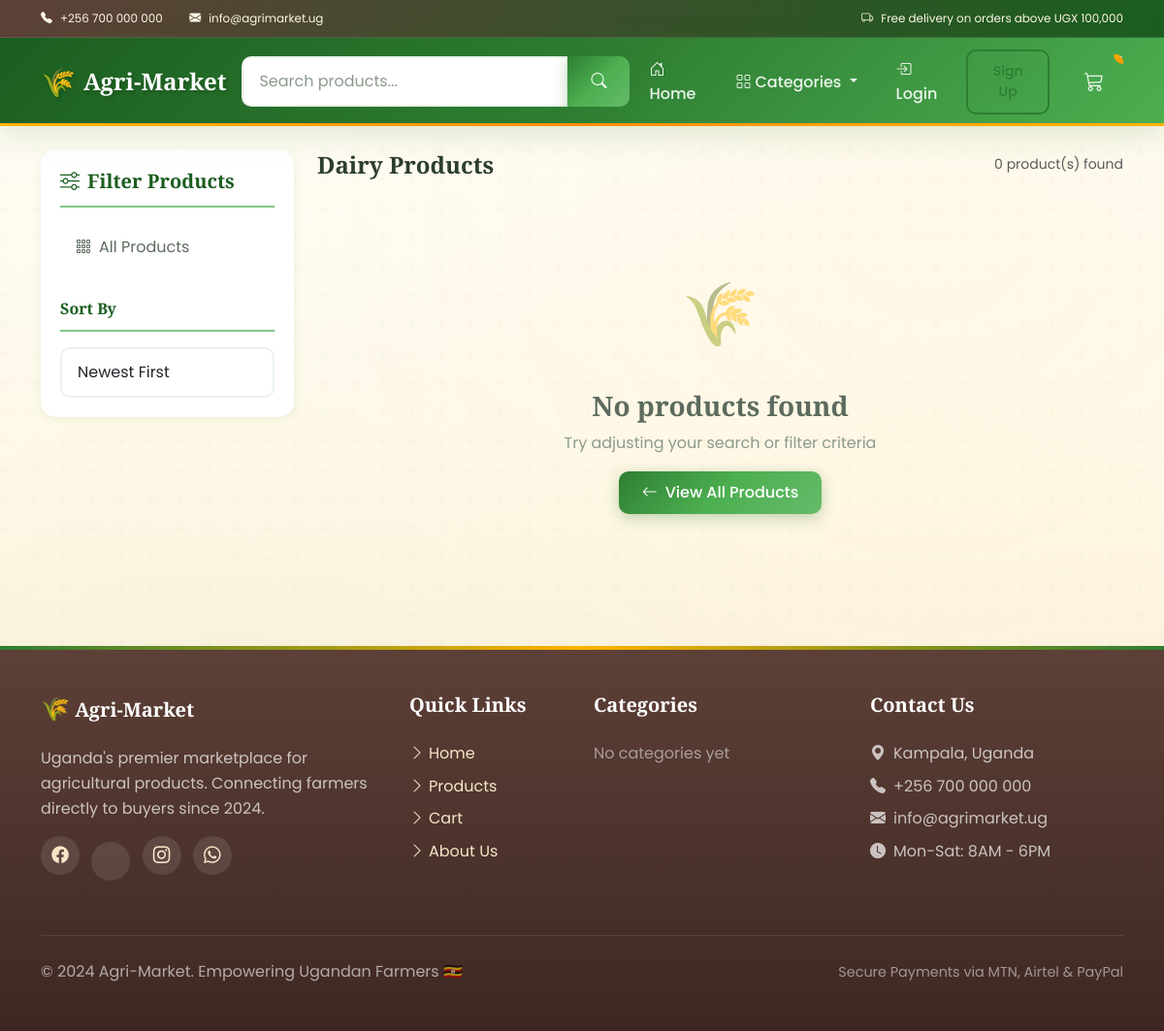
The page /?category=dairy on the database as committed earlier.
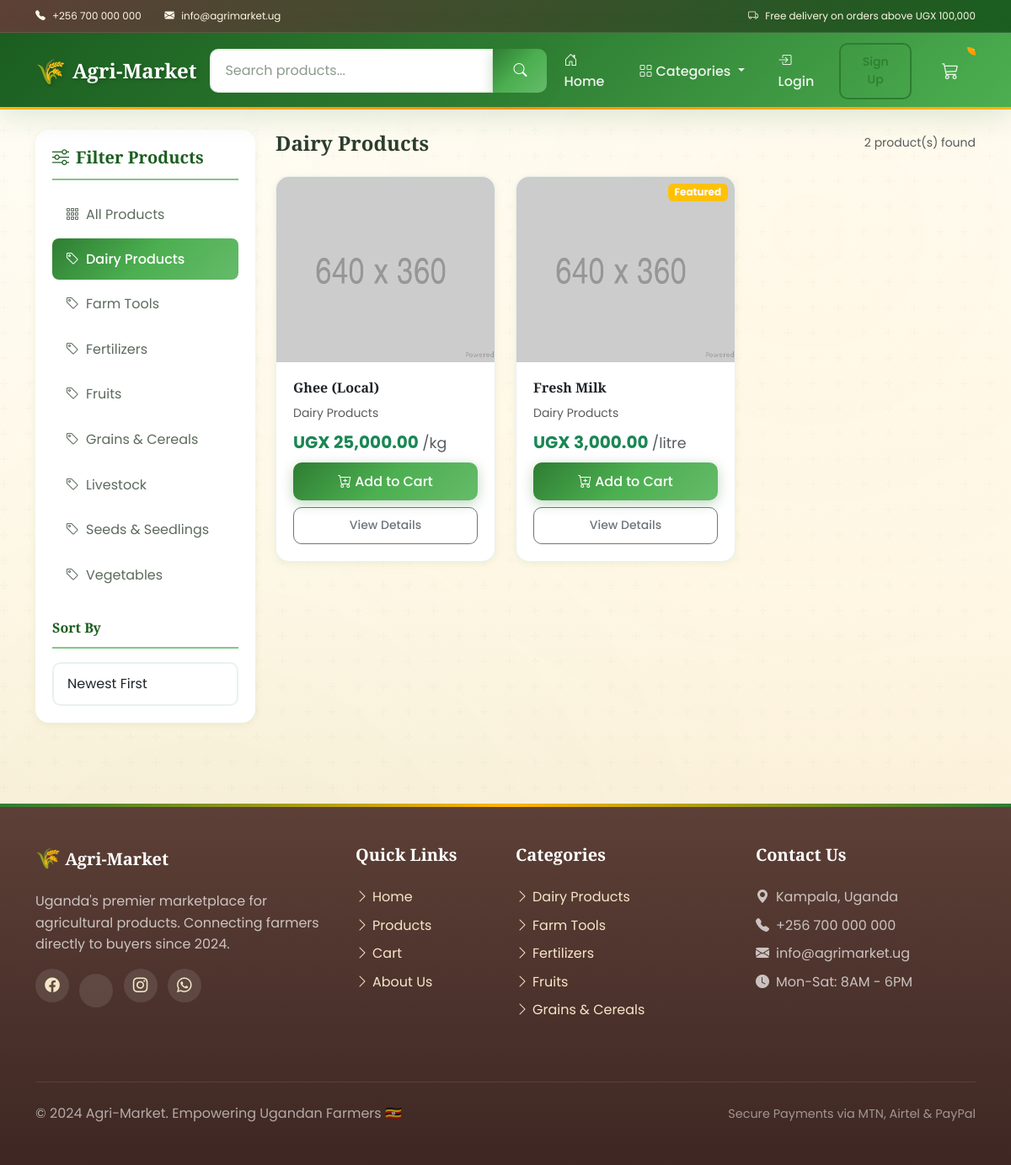
The same page on the database as committed later.
### store/models.py (models this page shows, shortened)
class Category(models.Model):
    name = models.CharField(max_length=200)
    slug = models.SlugField(max_length=200, unique=True)
    description = models.TextField(blank=True)
    image = models.ImageField(upload_to='categories/', null=True, blank=True)
    is_active = models.BooleanField(default=True)
    created_at = models.DateTimeField(auto_now_add=True)
    updated_at = models.DateTimeField(auto_now=True)
    class Meta:
        verbose_name_plural = 'Categories'
        ordering = ['name']

class Product(models.Model):
    UNIT_CHOICES = [
        ('kg', 'Kilogram'),
        ('g', 'Gram'),
        ('piece', 'Piece'),
        ('bunch', 'Bunch'),
        ('bag', 'Bag (50kg)'),
        ('crate', 'Crate'),
        ('litre', 'Litre'),
        ('dozen', 'Dozen'),
    ]
    name = models.CharField(max_length=200)
    slug = models.SlugField(max_length=200, unique=True, blank=True)
    category = models.ForeignKey(Category, on_delete=models.SET_NULL, null=True, blank=True, related_name='products')
    description = models.TextField(blank=True)
    price = models.DecimalField(max_digits=12, decimal_places=2)
    unit = models.CharField(max_length=20, choices=UNIT_CHOICES, default='kg')
    stock = models.PositiveIntegerField(default=0)
    digital = models.BooleanField(default=False, help_text='Is this a digital product (no shipping needed)?')
    image = models.ImageField(upload_to='products/', null=True, blank=True)
    seller = models.ForeignKey(Customer, on_delete=models.SET_NULL, null=True, blank=True, related_name='products')
    is_active = models.BooleanField(default=True)
    is_featured = models.BooleanField(default=False)
    created_at = models.DateTimeField(auto_now_add=True)
    updated_at = models.DateTimeField(auto_now=True)
    class Meta:
        ordering = ['-created_at']
    @property
    def imageURL(self):
        try:
            url = self.image.url
        except:
            url = '/static/images/placeholder.png'
        return url
    @property
    def in_stock(self):
        return self.stock > 0

### store/views.py (the view)
# urls.py: path('', include('store.urls')),
def store(request):
    data = cartData(request)
    cartItems = data['cartItems']
    category_slug = request.GET.get('category')
    search_query = request.GET.get('q')
    sort_by = request.GET.get('sort', 'newest')
    products = Product.objects.filter(is_active=True)
    if category_slug:
        products = products.filter(category__slug=category_slug)
    if search_query:
        products = products.filter(
            Q(name__icontains=search_query) |
            Q(description__icontains=search_query) |
            Q(category__name__icontains=search_query)
        )
    if sort_by == 'price_low':
        products = products.order_by('price')
    elif sort_by == 'price_high':
        products = products.order_by('-price')
    elif sort_by == 'name':
        products = products.order_by('name')
    else:  # newest
        products = products.order_by('-created_at')
    paginator = Paginator(products, 12)  # 12 products per page
    page_number = request.GET.get('page')
    products = paginator.get_page(page_number)
    categories = Category.objects.filter(is_active=True)
    featured_products = Product.objects.filter(is_active=True, is_featured=True)[:4]
    context = {
        "products": products,
        "categories": categories,
        "featured_products": featured_products,
        "cartItems": cartItems,
        "current_category": category_slug,
        "search_query": search_query,
        "sort_by": sort_by,
    }
    return render(request, "store/store.html", context)

### store/context_processors.py (called while the page is built)
def cart_data(request):
    data = cartData(request)
    return {
        'cartItems': data['cartItems'],
    }

def categories(request):
    return {
        'all_categories': Category.objects.filter(is_active=True),
    }

### store/utils.py (called while the page is built, shortened)
def cookieCart(request):
    try:
        cart = json.loads(request.COOKIES.get('cart', '{}'))
    except (json.JSONDecodeError, TypeError):
        cart = {}
    items = []
    order = {
        'get_cart_total': Decimal('0'),
        'get_cart_items': 0,
        'requires_shipping': False
    }
    cartItems = 0
    return {
        'cartItems': cartItems,
        'order': order,
        'items': items
    }

### store/templates/store/store.html (shortened to what this page needs)
{% extends 'store/main.html' %}
{% load static %}
{% load humanize %}
{% block content %}
<div class="row">
    <div class="col-lg-3 mb-4">
        <div class="category-filter sticky-top" style="top: 100px;">
            <h5><i class="bi bi-sliders me-2"></i>Filter Products</h5>
                <div class="list-group list-group-flush mb-4">
                    <a href="{% url 'store' %}"
                       class="list-group-item list-group-item-action {% if not current_category %}active{% endif %}">
                        <i class="bi bi-grid-3x3-gap me-2"></i>All Products
                    </a>
                    {% for category in categories %}
                    <a href="{% url 'store' %}?category={{ category.slug }}"
                       class="list-group-item list-group-item-action {% if current_category == category.slug %}active{% endif %}">
                        <i class="bi bi-tag me-2"></i>{{ category.name }}
                    </a>
                    {% endfor %}
                </div>
                <h6 class="mb-3" style="color: var(--agri-green-dark); border-bottom: 2px solid var(--agri-green-lighter); padding-bottom: 0.75rem;">Sort By</h6>
                <select class="form-select" id="sort-select" onchange="applySorting()">
                    <option value="newest" {% if sort_by == 'newest' %}selected{% endif %}>Newest First</option>
                </select>
            </div>
        </div>
    <div class="col-lg-9">
        <div class="d-flex justify-content-between align-items-center mb-4">
            <h4 class="mb-0">
                {% if current_category %}
                    {{ current_category|title }} Products
                {% else %}
                    All Products
                {% endif %}
            </h4>
            <small class="text-muted">{{ products.paginator.count }} product(s) found</small>
        </div>
        {% if products %}
        <div class="row stagger-children">
            {% for product in products %}
            <div class="col-md-6 col-lg-4 mb-4">
                <div class="card h-100 shadow-sm product-card">
                    <div class="position-relative">
                        <a href="{% url 'product_detail' product.slug %}">
                            <img src="{{ product.imageURL }}" class="card-img-top product-image" alt="{{ product.name }}">
                        </a>
                        {% if product.is_featured %}
                        <span class="badge bg-warning position-absolute top-0 end-0 m-2">Featured</span>
                        {% endif %}
                    </div>
                    <div class="card-body d-flex flex-column">
                        <div class="d-flex justify-content-between align-items-start mb-2">
                            <h6 class="card-title mb-0">
                                <a href="{% url 'product_detail' product.slug %}" class="text-decoration-none text-dark">
                                    {{ product.name }}
                                </a>
                            </h6>
                        </div>
                        {% if product.category %}
                        <small class="text-muted mb-2">{{ product.category.name }}</small>
                        {% endif %}
                        <p class="card-text text-success fw-bold fs-5 mt-auto mb-2">
                            UGX {{ product.price|intcomma }}
                            <small class="text-muted fw-normal">/{{ product.unit }}</small>
                        </p>
                        <div class="d-grid gap-2">
                            <button data-product="{{ product.id }}" data-action="add"
                                    class="btn btn-success update-cart {% if not product.in_stock %}disabled{% endif %}">
                                <i class="bi bi-cart-plus me-1"></i>Add to Cart
                            </button>
                            <a href="{% url 'product_detail' product.slug %}" class="btn btn-outline-secondary btn-sm">
                                View Details
                            </a>
                        </div>
                    </div>
                </div>
            </div>
            {% endfor %}
        </div>
        {% else %}
        <div class="empty-state">
            <div class="empty-state-icon">🌾</div>
            <h3>No products found</h3>
            <p>Try adjusting your search or filter criteria</p>
            <a href="{% url 'store' %}" class="btn btn-success"><i class="bi bi-arrow-left me-2"></i>View All Products</a>
        </div>
        {% endif %}
    </div>
</div>
{% endblock content %}

### store/templates/store/main.html (shortened to what this page needs)
<!DOCTYPE html>
{% load static %}
{% load humanize %}
<html lang="en">
<head>
  <link href="https://cdn.jsdelivr.net/npm/bootstrap@5.3.0/dist/css/bootstrap.min.css" rel="stylesheet">
  <link rel="stylesheet" href="https://cdn.jsdelivr.net/npm/bootstrap-icons@1.10.0/font/bootstrap-icons.css">
  <link rel="stylesheet" href="{% static 'css/main.css' %}">
</head>
<body>
  <div class="top-bar d-none d-md-block">
    <div class="container">
      <div class="row align-items-center">
        <div class="col-md-6">
          <small><i class="bi bi-telephone-fill me-2"></i>+256 700 000 000</small>
          <small class="ms-4"><i class="bi bi-envelope-fill me-2"></i>info@agrimarket.ug</small>
        </div>
        <div class="col-md-6 text-end">
          <small><i class="bi bi-truck me-2"></i>Free delivery on orders above UGX 100,000</small>
        </div>
      </div>
    </div>
  </div>
  <nav class="navbar navbar-expand-lg navbar-dark sticky-top">
    <div class="container">
      <a class="navbar-brand" href="{% url 'store' %}">
        Agri-Market
      </a>
      <div class="collapse navbar-collapse" id="navbarMain">
        <form class="d-flex mx-auto my-2 my-lg-0" action="{% url 'store' %}" method="GET" style="max-width: 400px; width: 100%;">
          <div class="input-group">
            <input class="form-control" type="search" name="q" placeholder="Search products..."
                   value="{{ search_query|default:'' }}" aria-label="Search">
            <button class="btn btn-success" type="submit">
              <i class="bi bi-search"></i>
            </button>
          </div>
        </form>
        <ul class="navbar-nav ms-auto align-items-center">
          <li class="nav-item">
            <a class="nav-link" href="{% url 'store' %}"><i class="bi bi-house-door me-1"></i>Home</a>
          </li>
          <li class="nav-item dropdown">
            <a class="nav-link dropdown-toggle" href="#" id="categoriesDropdown" role="button"
               data-bs-toggle="dropdown" aria-expanded="false">
              <i class="bi bi-grid me-1"></i>Categories
            </a>
          </li>
          {% if user.is_authenticated %}
          <li class="nav-item dropdown">
            <a class="nav-link dropdown-toggle" href="#" id="userDropdown" role="button"
               data-bs-toggle="dropdown" aria-expanded="false">
              <i class="bi bi-person-circle me-1"></i>{{ user.username }}
            </a>
            <ul class="dropdown-menu dropdown-menu-end" aria-labelledby="userDropdown">
              <li><a class="dropdown-item" href="{% url 'profile' %}"><i class="bi bi-person me-2"></i>My Profile</a></li>
              <li><a class="dropdown-item" href="{% url 'wishlist' %}"><i class="bi bi-heart me-2"></i>Wishlist</a></li>
              <li><hr class="dropdown-divider"></li>
              <li><a class="dropdown-item text-danger" href="{% url 'logout' %}"><i class="bi bi-box-arrow-right me-2"></i>Logout</a></li>
            </ul>
          </li>
          {% else %}
          <li class="nav-item">
            <a class="nav-link" href="{% url 'login' %}"><i class="bi bi-box-arrow-in-right me-1"></i>Login</a>
          </li>
          <li class="nav-item">
            <a class="btn btn-outline-success btn-sm ms-2" href="{% url 'register' %}">Sign Up</a>
          </li>
          {% endif %}
          <li class="nav-item ms-3">
            <a class="nav-link position-relative" href="{% url 'cart' %}">
              <i class="bi bi-cart3 fs-5"></i>
              <span class="position-absolute top-0 start-100 translate-middle badge rounded-pill bg-danger" id="cart-total">
              </span>
            </a>
          </li>
        </ul>
      </div>
    </div>
  </nav>
  <main class="py-4">
    <div class="container">
      {% block content %}
      {% endblock content %}
    </div>
  </main>
  <footer class="py-5 mt-5">
    <div class="container">
      <div class="row">
        <div class="col-lg-4 mb-4">
          <h5><span style="font-size: 1.5rem;">🌾</span> Agri-Market</h5>
          <p style="color: rgba(255,255,255,0.7);">Uganda's premier marketplace for agricultural products. Connecting farmers directly to buyers since 2024.</p>
          <div class="social-links mt-3">
            <a href="#"><i class="bi bi-facebook"></i></a>
            <a href="#"></a>
            <a href="#"><i class="bi bi-instagram"></i></a>
            <a href="#"><i class="bi bi-whatsapp"></i></a>
          </div>
        </div>
        <div class="col-6 col-lg-2 mb-4">
          <h5>Quick Links</h5>
          <ul class="list-unstyled">
            <li class="mb-2"><a href="{% url 'store' %}"><i class="bi bi-chevron-right me-1"></i>Home</a></li>
            <li class="mb-2"><a href="{% url 'store' %}"><i class="bi bi-chevron-right me-1"></i>Products</a></li>
            <li class="mb-2"><a href="{% url 'cart' %}"><i class="bi bi-chevron-right me-1"></i>Cart</a></li>
            <li class="mb-2"><a href="#"><i class="bi bi-chevron-right me-1"></i>About Us</a></li>
          </ul>
        </div>
        <div class="col-6 col-lg-3 mb-4">
          <h5>Categories</h5>
          <ul class="list-unstyled">
            {% for category in all_categories|slice:":5" %}
            <li class="mb-2"><a href="{% url 'store' %}?category={{ category.slug }}"><i class="bi bi-chevron-right me-1"></i>{{ category.name }}</a></li>
            {% empty %}
            <li class="mb-2" style="color: rgba(255,255,255,0.5);">No categories yet</li>
            {% endfor %}
          </ul>
        </div>
        <div class="col-lg-3 mb-4">
          <h5>Contact Us</h5>
          <ul class="list-unstyled" style="color: rgba(255,255,255,0.7);">
            <li class="mb-2"><i class="bi bi-geo-alt-fill me-2"></i>Kampala, Uganda</li>
            <li class="mb-2"><i class="bi bi-telephone-fill me-2"></i>+256 700 000 000</li>
            <li class="mb-2"><i class="bi bi-envelope-fill me-2"></i>info@agrimarket.ug</li>
            <li class="mb-2"><i class="bi bi-clock-fill me-2"></i>Mon-Sat: 8AM - 6PM</li>
          </ul>
        </div>
      </div>
      <div class="footer-bottom">
        <div class="row align-items-center">
          <div class="col-md-6 text-center text-md-start">
            <p class="mb-0" style="color: rgba(255,255,255,0.6);">&copy; 2024 Agri-Market. Empowering Ugandan Farmers 🇺🇬</p>
          </div>
          <div class="col-md-6 text-center text-md-end mt-3 mt-md-0">
            <span style="color: rgba(255,255,255,0.5); font-size: 0.9rem;">Secure Payments via MTN, Airtel & PayPal</span>
          </div>
        </div>
      </div>
    </div>
  </footer>
</body>
</html>

Rows that differ between the two databases and show on the page:
added Category: name "Dairy Products", slug "Dairy"
added Category: name "Farm Tools"
added Category: name "Fertilizers"
added Category: name "Fruits"
added Category: name "Grains & Cereals"
added Category: name "Livestock", shown under "Filter Products"
added Category: name "Seeds & Seedlings", shown under "Filter Products"
added Category: name "Vegetables", shown under "Filter Products"
added Product: name "Ghee (Local)", category.name "Dairy Products", price "25,000.00", unit "kg"
added Product: is_featured "Featured", name "Fresh Milk", category.name "Dairy Products", price "3,000.00", unit "litre"
Other text that changed with them:
{{ products.paginator.count }}: "0" → "2"
{{ current_category|title }}: "Dairy" → (not shown)
text no longer shown: "🌾 No products found Try adjusting your search or filter criteria View All Products No categories yet"
